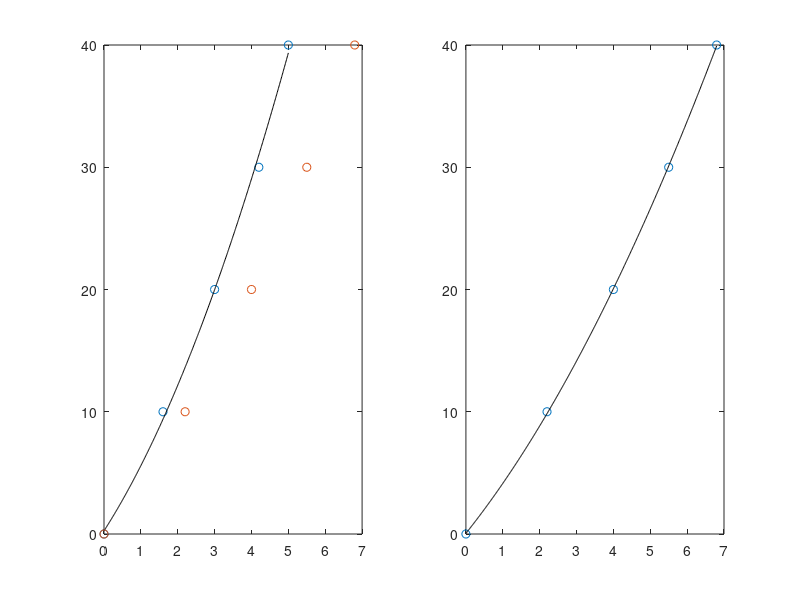

MATLAB code to generate this figure:
clc
v=[0,10,20,30,40];
t=[0,1.6,3,4.2,5];
plot(t,v,'o')
hold on
p=polyfit(t,v,2);
ti=0:.01:5;
vi=polyval(p,ti);
subplot(1,2,1)
plot(t,v,'o',ti,vi,'k')
hold on
%%%%%%%%%%%%%%%%%%%%%%%%%%%
v1=[40,30,20,10,0];
t1=[6.8,5.5,4.0,2.2,0];
plot(t1,v1,'o')
hold on
p1=polyfit(t1,v1,2);
t1i=6.8:-0.01:0;
v1i=polyval(p1,t1i);
subplot(1,2,2)
plot(t1,v1,'o',t1i,v1i,'k')
%%%%%%%%%%%%%%%%%%%%%%%%%%%%
